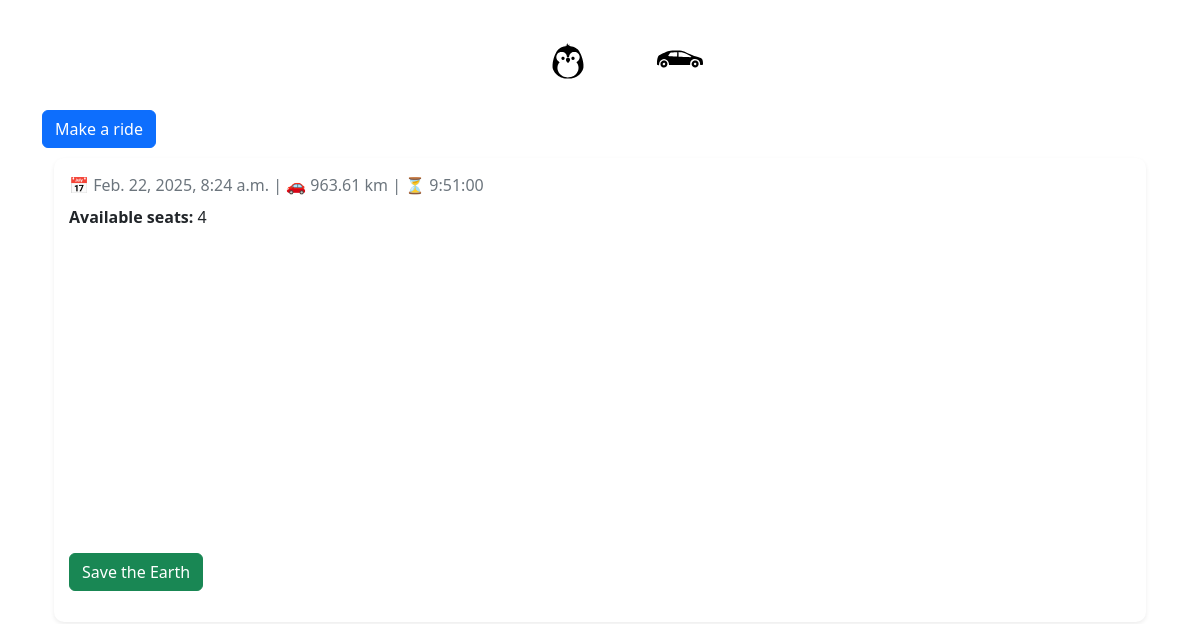
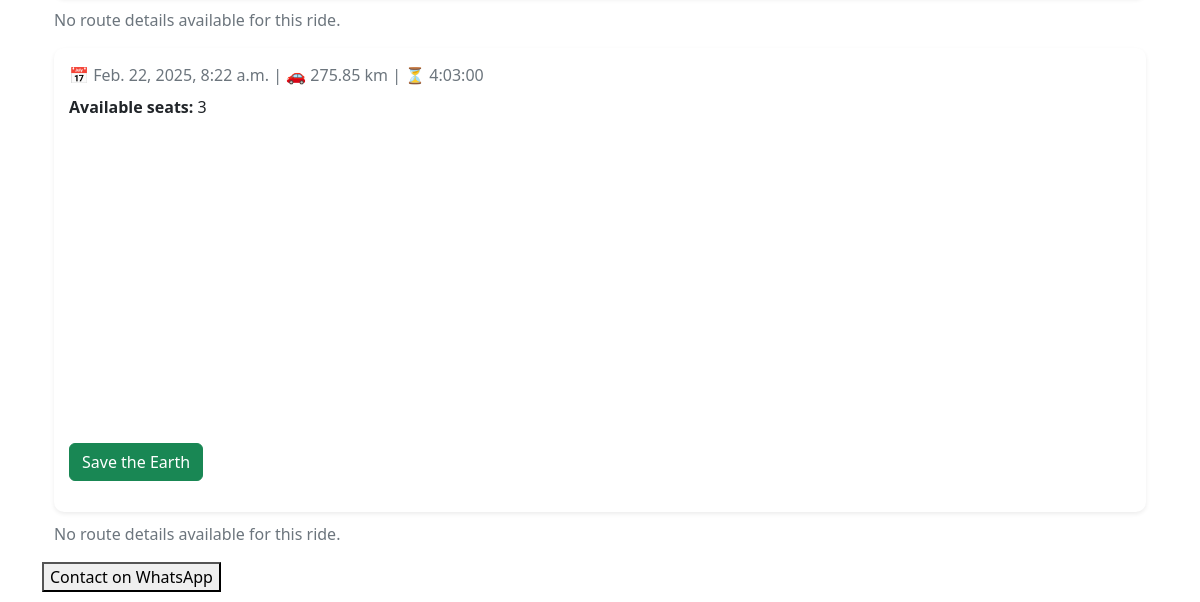
/rides/, run on an earlier commit of the app's database (2 pictures, top to bottom).
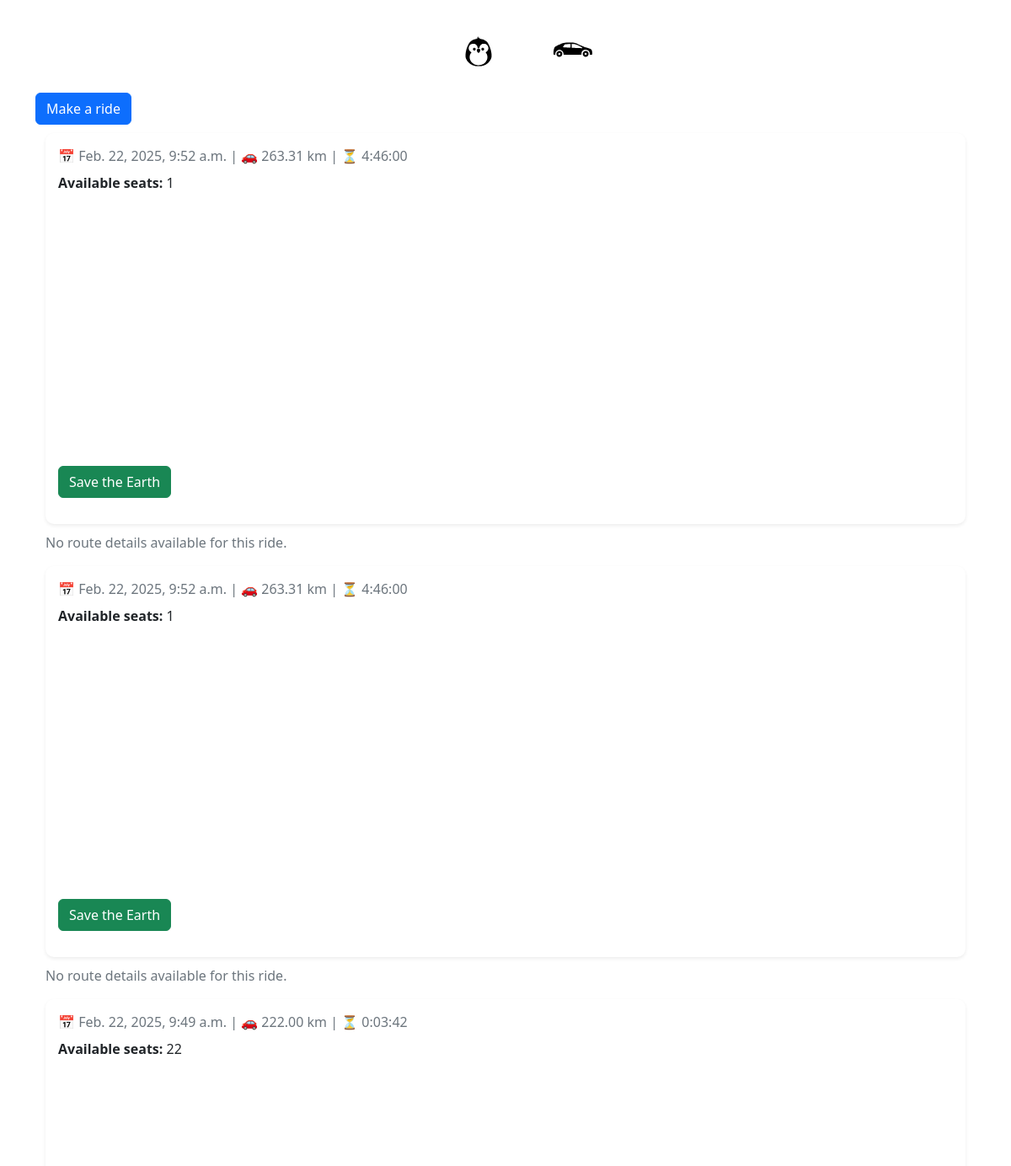
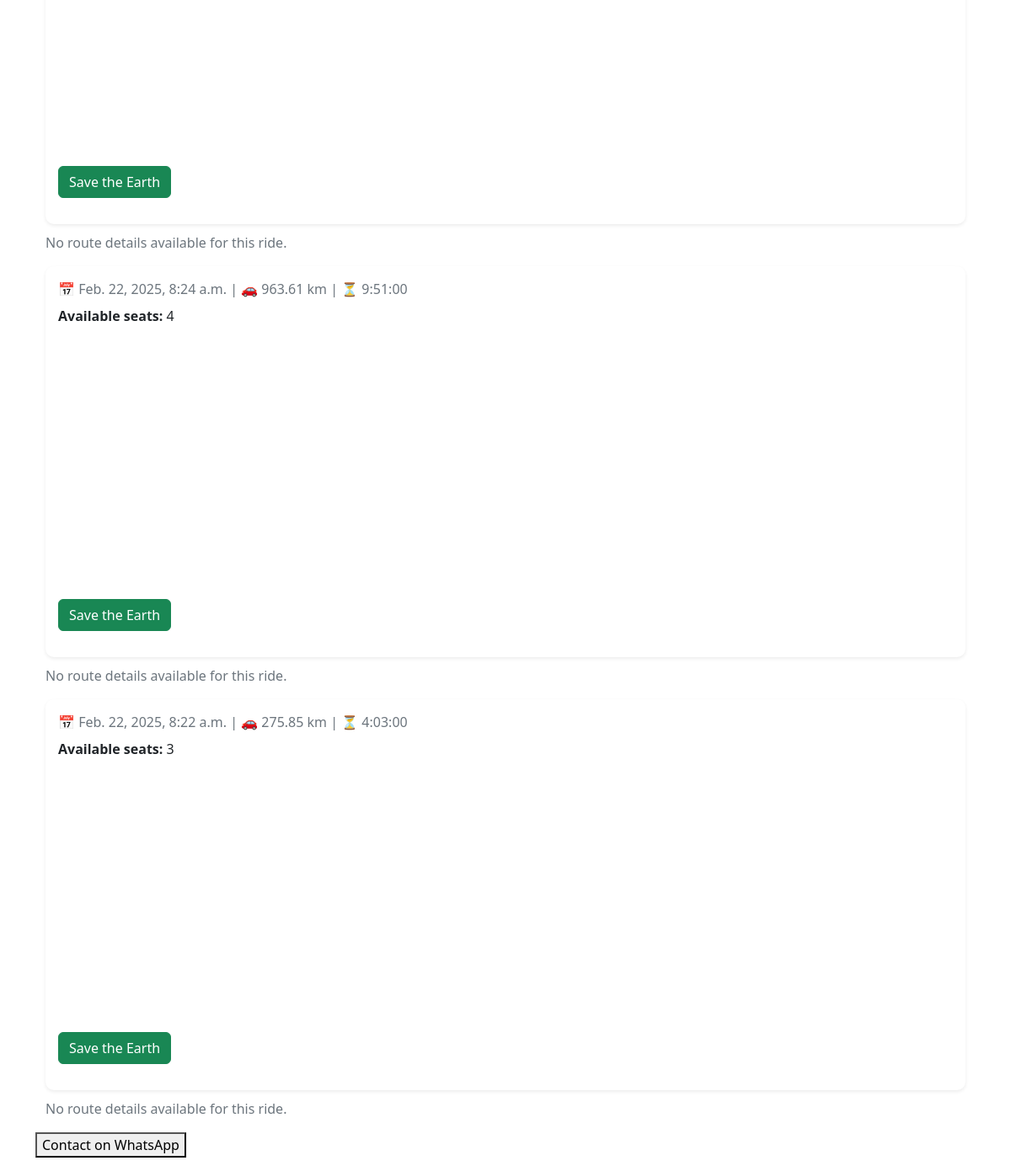
And on a later commit of the database (2 pictures, top to bottom).
### base/models.py (models this page shows)
class Ride(models.Model):
    start = models.CharField(max_length=50)
    end = models.CharField (max_length=50)
    distance = models.DecimalField(max_digits=10, decimal_places=2, default=0.00)
    travelers = models.IntegerField(default=1)
    duration = models.DurationField(null=True, blank=True)
    created_on = models.DateTimeField(default=timezone.now)  # Changed from auto_now_add
    start_date = models.DateTimeField(default=timezone.now)
    arriving_date = models.DateTimeField(default=timezone.now)
    origin_place_id = models.CharField(max_length=255, null=True)
    origin_latitude = models.FloatField(default=0)
    origin_longitude = models.FloatField(default=0)
    destination_place_id = models.CharField(max_length=255, null=True)
    destination_latitude = models.FloatField(default=0)
    destination_longitude = models.FloatField(default=0)
    distance_km = models.FloatField(default=0)
    duration_text = models.CharField(max_length=100, null=True)
    selected_route_index = models.IntegerField(default=0)
    selected_route_polyline = models.TextField(default='')

### rides/views.py (the view)
# urls.py: path('', RideListView.as_view(), name='rides'),
class RideListView(ListView):
    model = Ride
    template_name = 'rides.html'
    context_object_name = 'rides'
    def get_queryset(self):
        return Ride.objects.all().order_by('-created_on')
    def get_context_data(self, **kwargs):
        context = super().get_context_data(**kwargs)
        for ride in context['rides']:
            print(f"Ride {ride.id}: Has route_details: {hasattr(ride, 'route_details')}")
        return context

### rides/templates/rides.html (shortened to what this page needs)
{% extends 'base.html' %}
{% block content %}
<a href="{% url 'make_ride' %}" class="btn btn-primary">Make a ride</a>
<div class="container">
    {% for ride in rides %}
    <div class="ride-card shadow-sm">
        <p class="text-muted">📅 {{ ride.start_date }} | 🚗 {{ ride.distance }} km | ⏳ {{ ride.duration }}</p>
        <p><strong>Available seats:</strong> {{ ride.travelers }}</p>
        <div class="map-container" id="map-{{ ride.id }}"></div>
        <a href="{% url 'apply_for_ride' ride.id %}" class="btn btn-success my-3">Save the Earth</a>
    </div>
    {% if not ride.route_details %}
    <p class="text-muted">No route details available for this ride.</p>
    {% endif %}
    {% endfor %}
</div>
<a href="https://wa.me/387603067074?text=Hi%20there!%20I%20would%20like%20to%20know%20more%20about%20your%20services." target="_blank">
    <button>Contact on WhatsApp</button>
</a>
{% endblock %}

What changed in the data, as far as the page shows it:
added Ride: start_date "Feb. 22, 2025, 9:52 a.m.", distance "263.31", duration "4:46:00", travelers "1"
added Ride: start_date "Feb. 22, 2025, 9:52 a.m.", distance "263.31", duration "4:46:00", travelers "1"
added Ride: start_date "Feb. 22, 2025, 9:49 a.m.", distance "222.00", duration "0:03:42", travelers "22"
